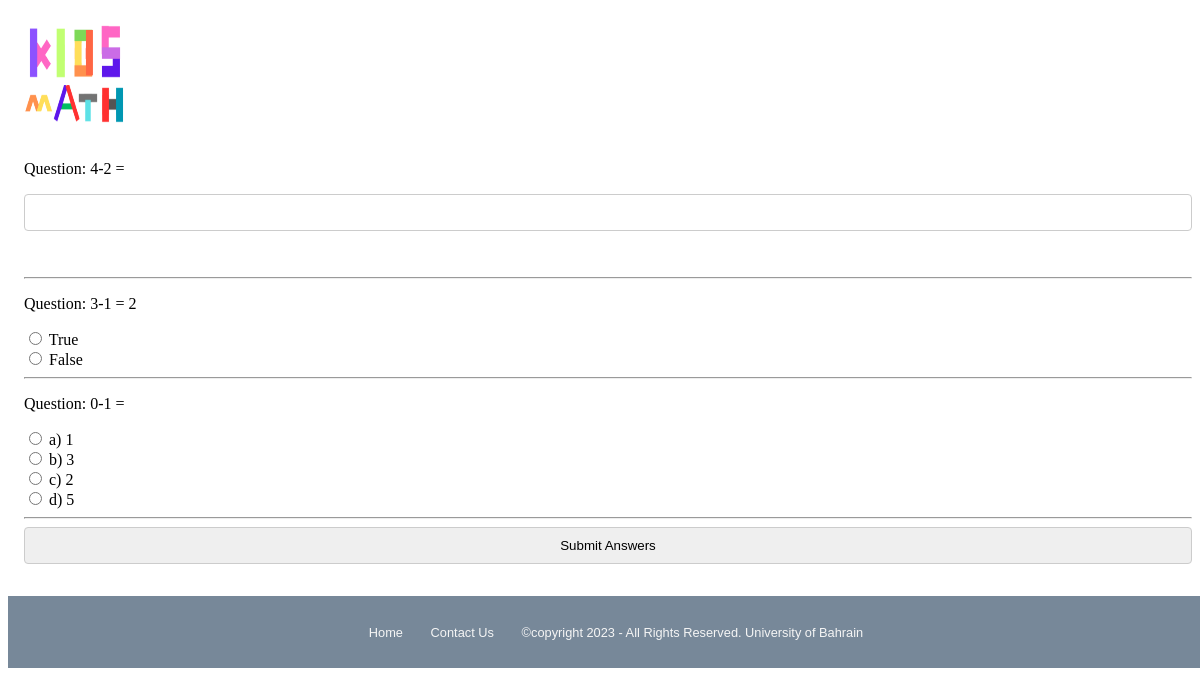
Screenshot of /quiz_questions.php?quizID=19 (signed in) with the database file from the repository.
### tables this page shows
CREATE TABLE `questions2` (
  `ID` int(11) NOT NULL,
  `quizid` int(5) NOT NULL,
  `question` varchar(500) NOT NULL,
  `opt1` varchar(100) NOT NULL,
  `answer` varchar(100) NOT NULL
);

CREATE TABLE `questions3` (
  `ID` int(5) NOT NULL,
  `quizid` int(5) NOT NULL,
  `question` varchar(500) NOT NULL,
  `op1` varchar(100) NOT NULL,
  `op2` varchar(100) NOT NULL,
  `answer` varchar(100) NOT NULL
);

CREATE TABLE `questions1` (
  `ID` int(5) NOT NULL,
  `quizid` int(5) NOT NULL,
  `question` varchar(500) NOT NULL,
  `opt1` varchar(100) NOT NULL,
  `opt2` varchar(100) NOT NULL,
  `opt3` varchar(100) NOT NULL,
  `opt4` varchar(100) NOT NULL,
  `answer` varchar(100) NOT NULL
);

### quiz_questions.php (the view, shortened to what this page needs)
<?php
require('connection.php');
$quizId = $_GET['quizID'];
?>
<!DOCTYPE html>
<html lang="en">
<head>
  <link rel="stylesheet" href="Projectstyle.css">
</head>
<body>
  <header>
    <a href="home.php"><img class="WLogo" style="width: 100px;height: 100px;" src="image/logo.png" alt="Logo"></a>
  </header>
  <main>
    <?php
    $quizQuery = $db->prepare("SELECT display_questions FROM quizzes WHERE quizID = :quizId");
    $quizQuery->bindParam(':quizId', $quizId, PDO::PARAM_INT);
    $quizQuery->execute();
    $displayQuestions = $quizQuery->fetchColumn();
    function displayRandomQuestions($db, $table, $quizId, $type, $numQuestions)
    {
      $sql = "SELECT * FROM $table WHERE quizid = :quizId ORDER BY RAND() LIMIT :numQuestions";
      $stmt = $db->prepare($sql);
      $stmt->bindParam(':quizId', $quizId, PDO::PARAM_INT);
      $stmt->bindParam(':numQuestions', $numQuestions, PDO::PARAM_INT);
      $stmt->execute();
      $questions = $stmt->fetchAll(PDO::FETCH_ASSOC);
      foreach ($questions as $row) {
        echo "<p>Question: {$row['question']}</p>";
        if ($type === 'mcq') {
          echo "<input type='radio' name='mcq_answers[{$row['ID']}]' value='opt1'  /> a) {$row['opt1']}<br>";
          echo "<input type='radio' name='mcq_answers[{$row['ID']}]' value='opt2'  /> b) {$row['opt2']}<br>";
          echo "<input type='radio' name='mcq_answers[{$row['ID']}]' value='opt3'  /> c) {$row['opt3']}<br>";
          echo "<input type='radio' name='mcq_answers[{$row['ID']}]' value='opt4'  /> d) {$row['opt4']}<br>";
        } elseif ($type === 'fill') {
          echo "<input type='text' name='fill_answers[{$row['ID']}]' /><br>";
        } elseif ($type === 'tf') {
          echo "<input type='radio' name='tf_answers[{$row['ID']}]' value='T'  /> True<br>";
          echo "<input type='radio' name='tf_answers[{$row['ID']}]' value='F'  /> False<br>";
        }
        echo "<hr>";
      }
    }
    echo "<form id='quizForm' action='check_answers.php' method='post'>";
    $questionsToDisplay = min($displayQuestions, 3);
    $questionTypes = ['mcq', 'fill', 'tf'];
    shuffle($questionTypes);
    $questionTypeCount = count($questionTypes);
    for ($i = 0; $i < $questionsToDisplay; $i++) {
      $questionType = $questionTypes[$i % $questionTypeCount];
      if ($questionType === 'mcq') {
        displayRandomQuestions($db, "questions1", $quizId, "mcq", 1);
      } elseif ($questionType === 'fill') {
        displayRandomQuestions($db, "questions2", $quizId, "fill", 1);
      } elseif ($questionType === 'tf') {
        displayRandomQuestions($db, "questions3", $quizId, "tf", 1);
      }
    }
    echo "<input type='submit' value='Submit Answers' />";
    echo "</form>";
    ?>
  </main>
  <?php require("footer.php"); ?>
</body>
</html>

### Projectstyle.css (style rules this page uses)
header { display: flex; justify-content: space-between; padding: 1rem; margin: auto; }
header .WLogo { width: 30px; height: 30px; }
main { margin-left: 1rem; }

### quiz_questions.php (style rules this page uses)
input[type="text"], input[type="number"], input[type="submit"] { display: block; width: 100%; padding: 10px; margin-bottom: 20px; border: 1px solid #ccc; border-radius: 4px; box-sizing: border-box; }

### rows the page displays
questions2: question "4-2 ="
questions3: question "3-1 = 2"
questions1: question "0-1 =", opt1 "1", opt2 "3", opt3 "2", opt4 "5"
